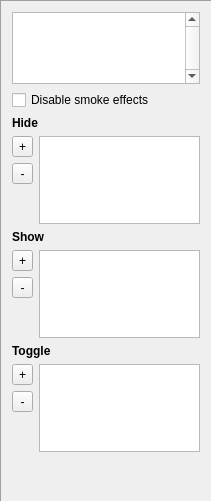
       <widget class="QFrame" name="layerVizible_group">
        <property name="frameShape">
         <enum>QFrame::Panel</enum>
        </property>
        <property name="frameShadow">
         <enum>QFrame::Sunken</enum>
        </property>
        <layout class="QGridLayout" name="gridLayout" columnstretch="0,1000">
         <property name="sizeConstraint">
          <enum>QLayout::SetMinimumSize</enum>
         </property>
         <item row="1" column="0" colspan="2">
          <widget class="QCheckBox" name="LVLEvent_disableSmokeEffect">
           <property name="text">
            <string>Disable smoke effects</string>
           </property>
          </widget>
         </item>
         <item row="13" column="0">
          <spacer name="verticalSpacer_13">
           <property name="orientation">
            <enum>Qt::Vertical</enum>
           </property>
           <property name="sizeHint" stdset="0">
            <size>
             <width>20</width>
             <height>40</height>
            </size>
           </property>
          </spacer>
         </item>
         <item row="2" column="0" colspan="2">
          <widget class="QLabel" name="label_15">
           <property name="font">
            <font>
             <bold>true</bold>
            </font>
           </property>
           <property name="text">
            <string>Hide</string>
           </property>
          </widget>
         </item>
         <item row="15" column="0" colspan="2">
          <spacer name="verticalSpacer_9">
           <property name="orientation">
            <enum>Qt::Vertical</enum>
           </property>
           <property name="sizeHint" stdset="0">
            <size>
             <width>188</width>
             <height>38</height>
            </size>
           </property>
          </spacer>
         </item>
         <item row="7" column="1" rowspan="3">
          <widget class="QListWidget" name="LVLEvent_Layer_ShowList">
           <property name="mouseTracking">
            <bool>false</bool>
           </property>
           <property name="focusPolicy">
            <enum>Qt::ClickFocus</enum>
           </property>
           <property name="sizeAdjustPolicy">
            <enum>QAbstractScrollArea::AdjustToContents</enum>
           </property>
          </widget>
         </item>
         <item row="0" column="0" colspan="2">
          <widget class="QListWidget" name="LVLEvents_layerList">
           <property name="focusPolicy">
            <enum>Qt::ClickFocus</enum>
           </property>
           <property name="verticalScrollBarPolicy">
            <enum>Qt::ScrollBarAlwaysOn</enum>
           </property>
           <property name="sizeAdjustPolicy">
            <enum>QAbstractScrollArea::AdjustToContents</enum>
           </property>
          </widget>
         </item>
         <item row="5" column="0">
          <spacer name="verticalSpacer_11">
           <property name="orientation">
            <enum>Qt::Vertical</enum>
           </property>
           <property name="sizeHint" stdset="0">
            <size>
             <width>20</width>
             <height>40</height>
            </size>
           </property>
          </spacer>
         </item>
         <item row="6" column="0" colspan="2">
          <widget class="QLabel" name="label_16">
           <property name="font">
            <font>
             <bold>true</bold>
            </font>
           </property>
           <property name="text">
            <string>Show</string>
           </property>
          </widget>
         </item>
         <item row="10" column="0" colspan="2">
          <widget class="QLabel" name="label_17">
           <property name="font">
            <font>
             <bold>true</bold>
            </font>
           </property>
           <property name="text">
            <string>Toggle</string>
           </property>
          </widget>
         </item>
         <item row="11" column="1" rowspan="3">
          <widget class="QListWidget" name="LVLEvent_Layer_ToggleList">
           <property name="focusPolicy">
            <enum>Qt::ClickFocus</enum>
           </property>
           <property name="sizeAdjustPolicy">
            <enum>QAbstractScrollArea::AdjustToContents</enum>
           </property>
          </widget>
         </item>
         <item row="9" column="0">
          <spacer name="verticalSpacer_12">
           <property name="orientation">
            <enum>Qt::Vertical</enum>
           </property>
           <property name="sizeHint" stdset="0">
            <size>
             <width>20</width>
             <height>40</height>
            </size>
           </property>
          </spacer>
         </item>
         <item row="3" column="1" rowspan="3">
          <widget class="QListWidget" name="LVLEvent_Layer_HideList">
           <property name="mouseTracking">
            <bool>false</bool>
           </property>
           <property name="focusPolicy">
            <enum>Qt::ClickFocus</enum>
           </property>
           <property name="sizeAdjustPolicy">
            <enum>QAbstractScrollArea::AdjustToContents</enum>
           </property>
          </widget>
         </item>
         <item row="14" column="0" colspan="2">
          <spacer name="verticalSpacer_14">
           <property name="orientation">
            <enum>Qt::Vertical</enum>
           </property>
           <property name="sizeType">
            <enum>QSizePolicy::MinimumExpanding</enum>
           </property>
           <property name="sizeHint" stdset="0">
            <size>
             <width>0</width>
             <height>0</height>
            </size>
           </property>
          </spacer>
         </item>
         <item row="3" column="0">
          <widget class="QToolButton" name="LVLEvent_Layer_HideAdd">
           <property name="sizePolicy">
            <sizepolicy hsizetype="Preferred" vsizetype="Preferred">
             <horstretch>0</horstretch>
             <verstretch>0</verstretch>
            </sizepolicy>
           </property>
           <property name="text">
            <string notr="true">+</string>
           </property>
           <property name="toolButtonStyle">
            <enum>Qt::ToolButtonTextOnly</enum>
           </property>
          </widget>
         </item>
         <item row="4" column="0">
          <widget class="QToolButton" name="LVLEvent_Layer_HideDel">
           <property name="sizePolicy">
            <sizepolicy hsizetype="Preferred" vsizetype="Preferred">
             <horstretch>0</horstretch>
             <verstretch>0</verstretch>
            </sizepolicy>
           </property>
           <property name="text">
            <string notr="true">-</string>
           </property>
           <property name="toolButtonStyle">
            <enum>Qt::ToolButtonTextOnly</enum>
           </property>
          </widget>
         </item>
         <item row="7" column="0">
          <widget class="QToolButton" name="LVLEvent_Layer_ShowAdd">
           <property name="sizePolicy">
            <sizepolicy hsizetype="Preferred" vsizetype="Preferred">
             <horstretch>0</horstretch>
             <verstretch>0</verstretch>
            </sizepolicy>
           </property>
           <property name="text">
            <string notr="true">+</string>
           </property>
           <property name="toolButtonStyle">
            <enum>Qt::ToolButtonTextOnly</enum>
           </property>
          </widget>
         </item>
         <item row="8" column="0">
          <widget class="QToolButton" name="LVLEvent_Layer_ShowDel">
           <property name="sizePolicy">
            <sizepolicy hsizetype="Preferred" vsizetype="Preferred">
             <horstretch>0</horstretch>
             <verstretch>0</verstretch>
            </sizepolicy>
           </property>
           <property name="text">
            <string notr="true">-</string>
           </property>
           <property name="toolButtonStyle">
            <enum>Qt::ToolButtonTextOnly</enum>
           </property>
          </widget>
         </item>
         <item row="11" column="0">
          <widget class="QToolButton" name="LVLEvent_Layer_TogAdd">
           <property name="sizePolicy">
            <sizepolicy hsizetype="Preferred" vsizetype="Preferred">
             <horstretch>0</horstretch>
             <verstretch>0</verstretch>
            </sizepolicy>
           </property>
           <property name="text">
            <string notr="true">+</string>
           </property>
           <property name="toolButtonStyle">
            <enum>Qt::ToolButtonTextOnly</enum>
           </property>
          </widget>
         </item>
         <item row="12" column="0">
          <widget class="QToolButton" name="LVLEvent_Layer_TogDel">
           <property name="sizePolicy">
            <sizepolicy hsizetype="Preferred" vsizetype="Preferred">
             <horstretch>0</horstretch>
             <verstretch>0</verstretch>
            </sizepolicy>
           </property>
           <property name="text">
            <string notr="true">-</string>
           </property>
           <property name="toolButtonStyle">
            <enum>Qt::ToolButtonTextOnly</enum>
           </property>
          </widget>
         </item>
        </layout>
       </widget>
